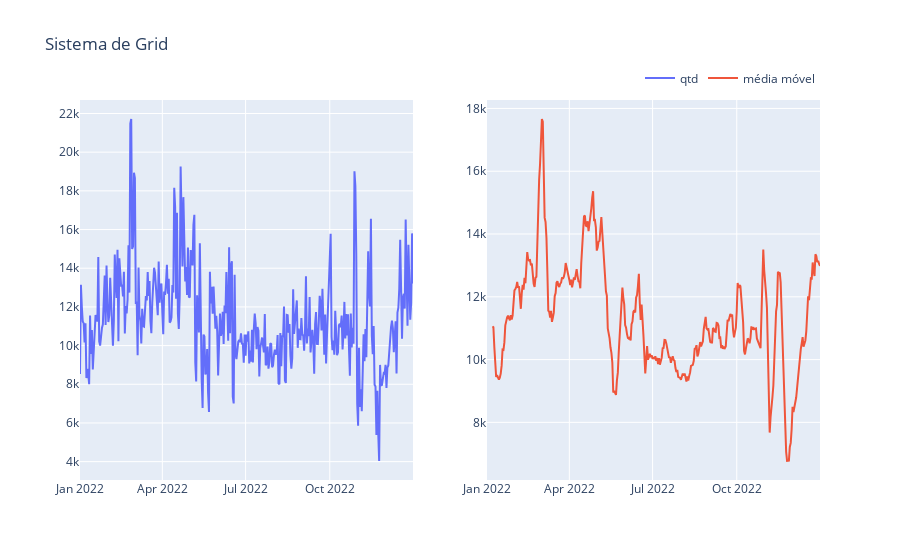

Notebook code cell kept with this figure:
### Code cell
# Sistema Grid

# Grid

grid = make_subplots(rows = 1, cols = 2)

# Gráfico 1
grid.add_trace(
    go.Scatter(
        x= multas_dia['data'],
        y = multas_dia['quantidade'],
        mode = 'lines',
        name = 'qtd'
    ),
    row = 1, col = 1
)

# Gráfico 2
grid.add_trace(
    go.Scatter(
        x= multas_dia['data'],
        y = multas_dia['media_movel'],
        mode = 'lines',
        name = 'média móvel'
    ),
    row = 1, col = 2
)

# Ajuste de layout
grid.update_layout(
    # Título
    title = 'Sistema de Grid',
    # Legenda
    showlegend = True,

    # Ajuste o Plotply
    legend = dict(
        orientation = 'h',
        yanchor = 'bottom',
        y = 1.02,
        xanchor = 'right',
        x = 1
    )
)

grid

### Figure 1 — Plotly figure (JSON) as saved in the notebook; plotly's stock layout.template omitted (floating-point values rounded to 4 significant figures; data arrays with more than 128 entries replaced by an {"elided": "..."} marker saying what was removed)
{"data": [{"mode": "lines", "name": "qtd", "type": "scatter", "x": {"elided": "365 str values"}, "xaxis": "x", "y": {"elided": "365 int values"}, "yaxis": "y"}, {"mode": "lines", "name": "média móvel", "type": "scatter", "x": {"elided": "365 str values"}, "xaxis": "x2", "y": {"elided": "365 float values"}, "yaxis": "y2"}], "layout": {"legend": {"orientation": "h", "x": 1, "xanchor": "right", "y": 1.02, "yanchor": "bottom"}, "showlegend": true, "title": {"text": "Sistema de Grid"}, "xaxis": {"anchor": "y", "domain": [0, 0.45]}, "xaxis2": {"anchor": "y2", "domain": [0.55, 1]}, "yaxis": {"anchor": "x", "domain": [0, 1]}, "yaxis2": {"anchor": "x2", "domain": [0, 1]}}}
